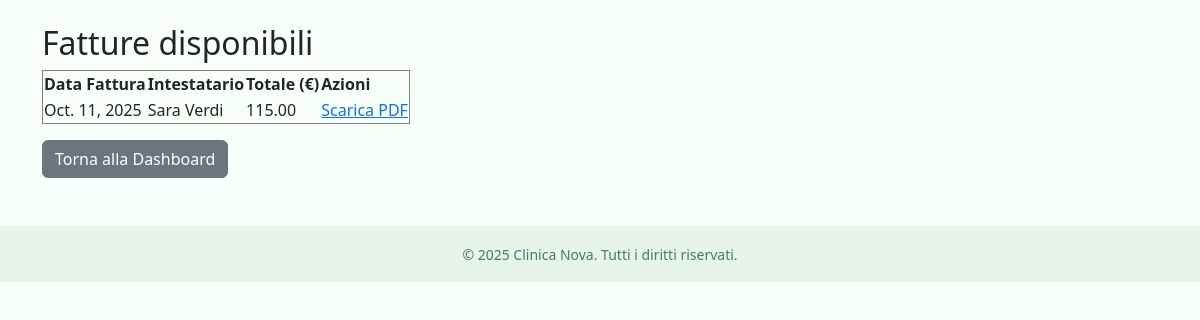
The page /fatture (signed in) on the database its author committed.
### CentroMedico/models.py (models this page shows)
class Fattura(models.Model):
    numero_fattura = models.AutoField(primary_key=True)
    data_emissione = models.DateField()
    importo = models.DecimalField(max_digits=8, decimal_places=2)
    codice_visita = models.OneToOneField(VisitaMedica,on_delete=models.CASCADE,related_name='fattura')
    id_paziente = models.ForeignKey(Paziente, on_delete=models.CASCADE, related_name='fatture')

class Paziente(models.Model):
    id_paziente = models.AutoField(primary_key=True)
    email = models.CharField(max_length=150)
    password = models.CharField(max_length=150)
    nome = models.CharField(max_length=100)
    cognome = models.CharField(max_length=100)
    data_nascita = models.DateField()
    codice_fiscale = models.CharField(max_length=16, unique=True)
    sesso = models.CharField(max_length=1)
    id_cartella_clinica = models.OneToOneField(CartellaClinica, on_delete=models.CASCADE,related_name='paziente', null=True, blank=True)

### CentroMedico/views.py (the view, shortened to what this page needs)
# urls.py: path('fatture', visualizza_fatture, name='visualizza_fatture'),
def visualizza_fatture(request):
    if request.session.get("user_type") != "paziente":
        return redirect("login")
    user_id = request.session.get("user_id")
    paziente = Paziente.objects.get(id_paziente=user_id)
    visite = VisitaMedica.objects.filter(id_prenotazione__id_paziente=paziente)
    fatture_da_mostrare = []
    for visita in visite:
        prestazioni = Prestazione.objects.filter(codice_visita=visita)
        if prestazioni.exists() and all(p.referto for p in prestazioni):
            if not visita.data_visita:
                ultima_data = Prestazione.objects.filter(id_prestazione__in=prestazioni).aggregate(Max("data_prestazione"))["data_prestazione__max"]
                visita.data_visita = ultima_data
                visita.save()
            fattura = Fattura.objects.get(codice_visita=visita)
            fatture_da_mostrare.append(fattura)
    return render(request, "fatture_paziente.html", {"fatture": fatture_da_mostrare})

### templates/fatture_paziente.html
{% extends 'base.html' %}
{% block content %}
<h2>Fatture disponibili</h2>
{% if fatture %}
<table border="1">
  <tr>
    <th>Data Fattura</th>
    <th>Intestatario</th>
    <th>Totale (€)</th>
    <th>Azioni</th>
  </tr>
  {% for f in fatture %}
  <tr>
    <td>{{ f.data_emissione }}</td>
    <td>{{f.id_paziente.nome }} {{f.id_paziente.cognome }}</td>
    <td>{{ f.importo }}</td>
    <td>
      <a href="{% url 'download_fattura_pdf' f.numero_fattura %}">Scarica PDF</a>
    </td>
  </tr>
  {% endfor %}
</table>
{% else %}
<p>Non ci sono fatture disponibili.</p>
{% endif %}
<a href="{% url 'dashboard_paziente' %} " class="btn btn-secondary mt-3">Torna alla Dashboard</a>
{% endblock %}

### templates/base.html (style rules this page uses)
body { background-color: #f6fff8; }

### rows shown on the page
Fattura: data_emissione "Oct. 11, 2025", id_paziente.nome "Sara", id_paziente.cognome "Verdi", importo "115.00"
